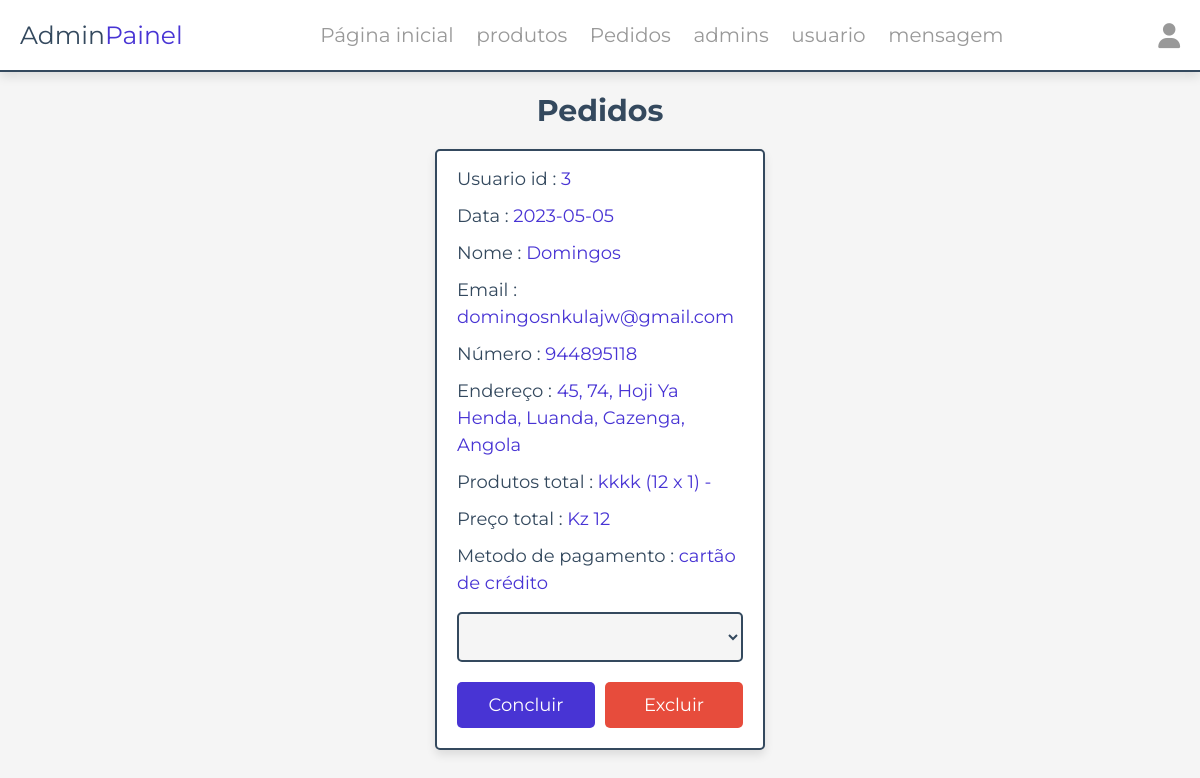
Before: /admin/ordem_pedido.php (signed in) with the older database file.
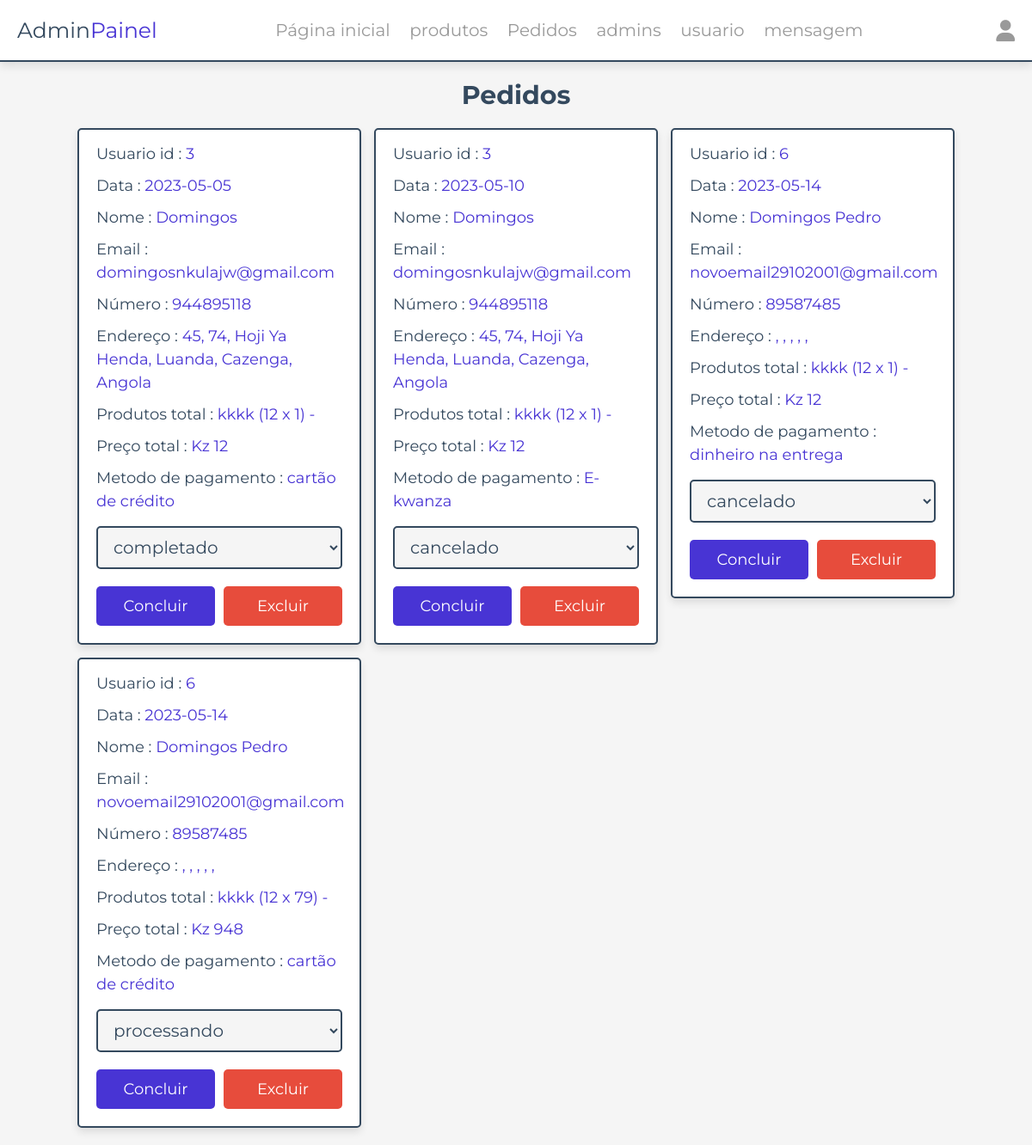
After: the same page with the newer database file.
### tables this page shows
CREATE TABLE `pedidos` (
  `id` int(100) NOT NULL AUTO_INCREMENT,
  `user_id` int(100) NOT NULL,
  `nome` varchar(20) NOT NULL,
  `contacto` varchar(10) NOT NULL,
  `email` varchar(50) NOT NULL,
  `metodo` varchar(50) NOT NULL,
  `endereço` varchar(500) NOT NULL,
  `total_produtos` varchar(1000) NOT NULL,
  `total_preço` int(100) NOT NULL,
  `data` date NOT NULL DEFAULT current_timestamp(),
  `estado_pagamento` varchar(20) NOT NULL DEFAULT '1',
  `confirmacao_cliente` varchar(20) DEFAULT 'false',
  `confirmacao_motoboy` varchar(20) DEFAULT 'false',
  PRIMARY KEY (`id`)
);

### functions/pegarEstado.php (called while the page is built, shortened)
<?php
function pegarEstado($numero_do_estado){
    if($numero_do_estado == '0'):
        return "cancelado";
    endif;
    if($numero_do_estado == '2'):
        return "processando";
    endif;
    if($numero_do_estado == '3'):
        return "completado";
    endif;
}

### admin/ordem_pedido.php (the view, shortened to what this page needs)
<?php
include __DIR__ . './../components/connect.php';
include_once __DIR__ . './../functions/pegarEstado.php';
?>
<!DOCTYPE html>
<html lang="pt-br">
<head>
   <link rel="stylesheet" href="https://cdnjs.cloudflare.com/ajax/libs/font-awesome/6.1.1/css/all.min.css">
   <link rel="stylesheet" href="../css/admin_style.css">
</head>
<body>
<?php include '../components/admin_cabeçalho.php' ?>
<section class="placed-orders">
   <h1 class="heading">Pedidos</h1>
   <div class="box-container">
   <?php
      $select_orders = $conn->prepare("SELECT * FROM `pedidos`");
      $select_orders->execute();
      if($select_orders->rowCount() > 0){
         while($fetch_orders = $select_orders->fetch(PDO::FETCH_ASSOC)){
   ?>
   <div class="box">
      <p> Usuario id : <span><?= $fetch_orders['user_id']; ?></span> </p>
      <p> Data : <span><?= $fetch_orders['data']; ?></span> </p>
      <p> Nome : <span><?= $fetch_orders['nome']; ?></span> </p>
      <p> Email : <span><?= $fetch_orders['email']; ?></span> </p>
      <p> Número : <span><?= $fetch_orders['contacto']; ?></span> </p>
      <p> Endereço : <span><?= $fetch_orders['endereço']; ?></span> </p>
      <p> Produtos total : <span><?= $fetch_orders['total_produtos']; ?></span> </p>
      <p> Preço total : <span>Kz <?= $fetch_orders['total_preço']; ?></span> </p>
      <p> Metodo de pagamento : <span><?= $fetch_orders['metodo']; ?></span> </p>
      <form action="" method="POST">
         <select <?= $fetch_orders['estado_pagamento'] == 'cancelado' ? 'disabled' : ''; ?> name="payment_status" class="drop-down">
            <option selected disabled value="<?= $fetch_orders['estado_pagamento']; ?>">
               <?= pegarEstado($fetch_orders['estado_pagamento']); ?>
            </option>
            <option value="1">Pendente</option>
         </select>
         <div class="flex-btn">
            <input type="submit" value="concluir" class="btn" name="update_payment">
            <a href="ordem_pedido.php?delete=<?= $fetch_orders['id']; ?>" class="delete-btn" onclick="return confirm('pretende eliminar este pedido?');">excluir</a>
         </div>
      </form>
   </div>
   <?php
      }
   }else{
      echo '<p class="empty">Não tem pedidos ainda!</p>';
   }
   ?>
   </div>
</section>
</body>
</html>

### components/admin_cabeçalho.php (shortened to what this page needs)
<header class="header">
   <section class="flex">
      <a href="painel.php" class="logo">Admin<span>Painel</span></a>
      <nav class="navbar">
         <a href="painel.php">Página inicial</a>
         <a href="produtos.php">produtos</a>
         <a href="ordem_pedido.php">Pedidos</a>
         <a href="conta_administrador.php">admins</a>
         <a href="contas_usuario.php">usuario</a>
         <a href="messages.php">mensagem</a>
      </nav>
      <div class="icons">
         <div id="user-btn" class="fas fa-user"></div>
      </div>
   </section>
</header>

### css/admin_style.css (style rules this page uses)
:root { --main-color:#4834d4; --red:#e74c3c; --orange:#f39c12; --black:#34495e; --white:#fff; --light-bg:#f5f5f5; --light-color:#999; --border:.2rem solid var(--black); --box-shadow:0 .5rem 1rem rgba(0,0,0,.1); }
* { font-family: 'Montserrat', sans-serif; margin:0; padding:0; box-sizing: border-box; text-decoration: none; outline: none; border:none; }
html { font-size: 62.5%; overflow-x: hidden; }
body { background-color: var(--light-bg); }
section { max-width: 1200px; margin:0 auto; padding:2rem; }
.btn, .delete-btn, .option-btn { display: block; margin-top: 1rem; border-radius: .5rem; cursor: pointer; width: 100%; font-size: 1.8rem; color:var(--white); padding:1.2rem 3rem; text-transform: capitalize; text-align: center; }
.btn { background-color: var(--main-color); }
.delete-btn { background-color: var(--red); }
.flex-btn { display: flex; gap:1rem; }
.heading { text-align: center; margin-bottom: 2rem; text-transform: capitalize; color:var(--black); font-size: 3rem; }
.header { position: sticky; top:0; left:0; right:0; background-color: var(--white); box-shadow: var(--box-shadow); z-index: 1000; border-bottom: var(--border); }
.header .flex { display: flex; align-items: center; justify-content: space-between; position: relative; }
.header .flex .logo { font-size: 2.5rem; color:var(--black); }
.header .flex .logo span { color:var(--main-color); }
.header .flex .navbar a { margin:0 1rem; font-size: 2rem; color:var(--light-color); }
.header .flex .icons > * { font-size: 2.5rem; cursor: pointer; color:var(--light-color); margin-left: 1.7rem; }
.placed-orders .box-container { display: grid; grid-template-columns: repeat(auto-fit, 33rem); gap:1.5rem; justify-content: center; align-items: flex-start; }
.placed-orders .box-container .box { background-color: var(--white); border-radius: .5rem; box-shadow: var(--box-shadow); border:var(--border); padding:2rem; padding-top: 1rem; }
.placed-orders .box-container .box p { padding: .5rem 0; line-height: 1.5; font-size: 1.8rem; color:var(--black); }
.placed-orders .box-container .box p span { color:var(--main-color); }
.placed-orders .box-container .box .drop-down { width: 100%; margin:1rem 0; background-color: var(--light-bg); padding:1rem 1.4rem; font-size: 2rem; color:var(--black); border:var(--border); border-radius: .5rem; }

Changed rows visible on the page:
changed pedidos: payment_status (not shown) → "completado"
added pedidos: user "3", data "2023-05-10", nome "Domingos", email "domingosnkulajw@gmail.com", contacto "944895118", endereço "45, 74, Hoji Ya Henda, Luanda, Cazenga, Angola", total_produtos "kkkk (12 x 1) -", total_preço "12", metodo "E-kwanza", payment_status "cancelado"
added pedidos: user "6", data "2023-05-14", nome "Domingos Pedro", email "novoemail29102001@gmail.com", contacto "89587485", endereço ", , , , ,", total_produtos "kkkk (12 x 1) -", total_preço "12", metodo "dinheiro na entrega", payment_status "cancelado"
added pedidos: user "6", data "2023-05-14", nome "Domingos Pedro", email "novoemail29102001@gmail.com", contacto "89587485", endereço ", , , , ,", total_produtos "kkkk (12 x 79) -", total_preço "948", metodo "cartão de crédito", payment_status "processando"
